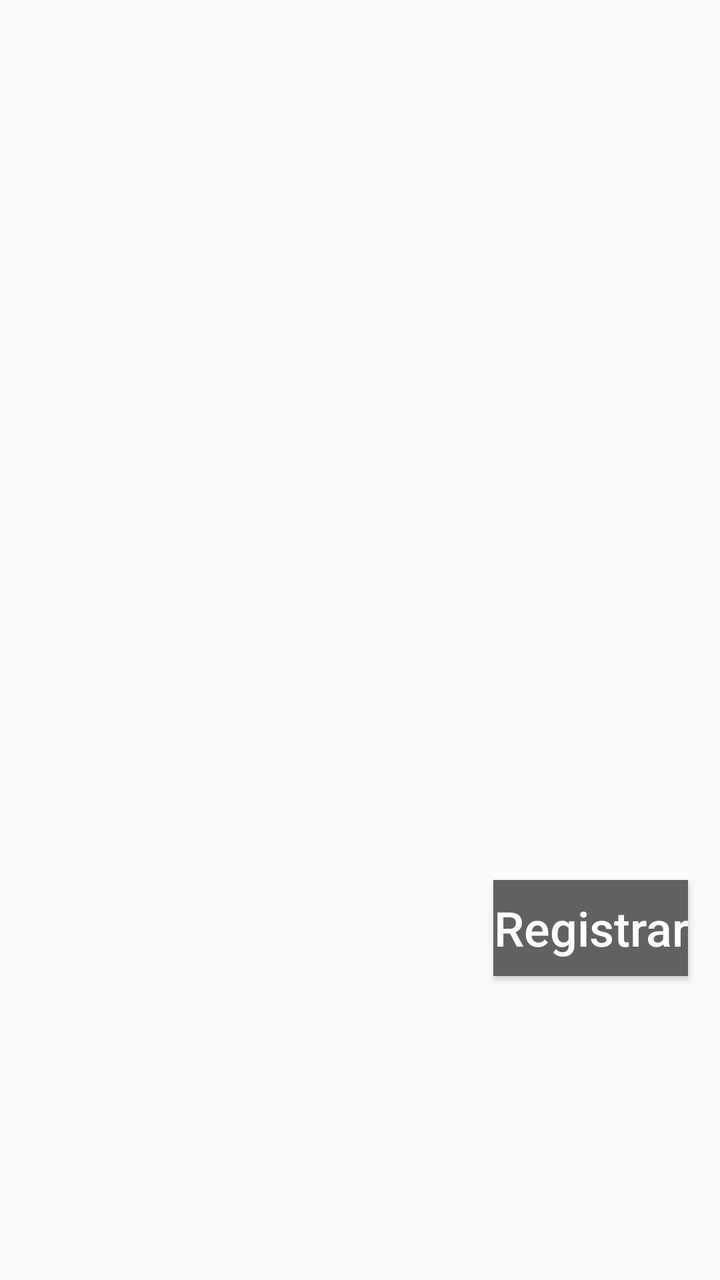
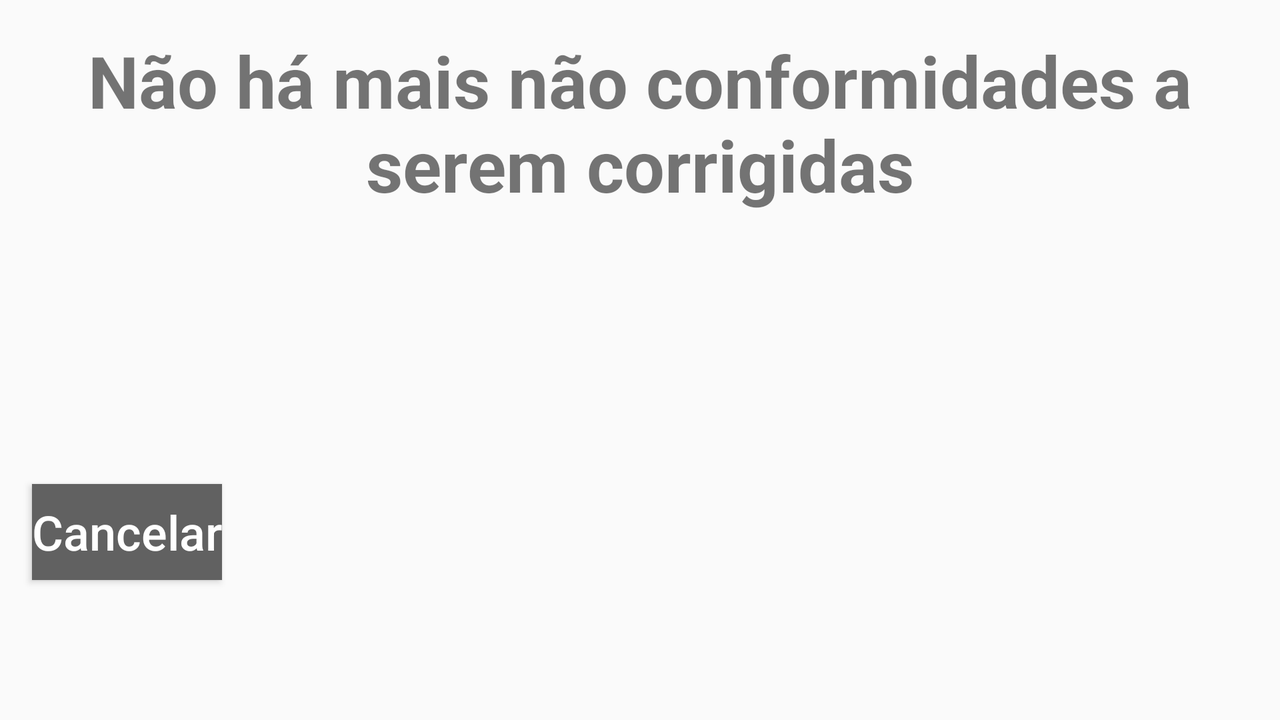

One screen, two layout resources from the same app: the default and the repository's alternative for another configuration. Each is rendered where Android would select it; the XML of both is given below.
<!-- AndroidManifest.xml: application theme AppTheme -->
<!-- res/layout/dialogo_correcao_ponto.xml -->
<?xml version="1.0" encoding="utf-8"?>
<androidx.constraintlayout.widget.ConstraintLayout xmlns:android="http://schemas.android.com/apk/res/android"
    xmlns:app="http://schemas.android.com/apk/res-auto"
    xmlns:tools="http://schemas.android.com/tools"
    android:layout_width="match_parent"
    android:layout_height="match_parent" >

    <Button
        android:id="@+id/dialogo_correcao_salvar"
        android:layout_width="wrap_content"
        android:layout_height="wrap_content"
        android:layout_marginTop="32dp"
        android:layout_marginEnd="16dp"
        android:background="#616161"
        android:text="Registrar"
        android:textAllCaps="false"
        android:textColor="#FFFFFF"
        android:textSize="24sp"
        app:layout_constraintEnd_toEndOf="parent"
        app:layout_constraintTop_toBottomOf="@+id/lista_correcao_ponto" />

    <androidx.recyclerview.widget.RecyclerView
        android:id="@+id/lista_correcao_ponto"
        android:layout_width="0dp"
        android:layout_height="400dp"
        android:layout_marginStart="8dp"
        android:layout_marginTop="8dp"
        android:layout_marginEnd="8dp"
        app:layout_constraintEnd_toEndOf="parent"
        app:layout_constraintStart_toStartOf="parent"
        app:layout_constraintTop_toTopOf="parent" />
</androidx.constraintlayout.widget.ConstraintLayout>
<!-- resources referenced by this layout -->
<resources>
  <!-- from res/values-v21/ -->
  <style name="AppTheme" parent="Theme.AppCompat.Light.NoActionBar">
          
          <item name="colorPrimary">@color/colorPrimary</item>
          <item name="colorPrimaryDark">@color/colorPrimaryDark</item>
          <item name="colorAccent">@color/colorAccent</item>
      </style>
  <color name="colorAccent">#d81b60</color>
</resources>
<!-- res/layout-land/dialogo_correcao_ponto.xml (the repository's variant of the layout above) -->
<!-- drawn on the phone turned sideways -->
<?xml version="1.0" encoding="utf-8"?>
<androidx.constraintlayout.widget.ConstraintLayout xmlns:android="http://schemas.android.com/apk/res/android"
    xmlns:app="http://schemas.android.com/apk/res-auto"
    xmlns:tools="http://schemas.android.com/tools"
    android:layout_width="match_parent"
    android:layout_height="match_parent"
    android:minWidth="800dp"
    android:minHeight="550dp">

    <TextView
        android:id="@+id/dialogo_correcao_nao_ha_nc"
        android:layout_width="wrap_content"
        android:layout_height="wrap_content"
        android:layout_marginStart="8dp"
        android:layout_marginTop="16dp"
        android:layout_marginEnd="8dp"
        android:text="Não há mais não conformidades a serem corrigidas"
        android:textAlignment="center"
        android:textSize="36sp"
        android:textStyle="bold"
        app:layout_constraintEnd_toEndOf="parent"
        app:layout_constraintStart_toStartOf="parent"
        app:layout_constraintTop_toTopOf="parent" />

    <Button
        android:id="@+id/dialogo_correcao_salvar"
        android:layout_width="wrap_content"
        android:layout_height="wrap_content"
        android:layout_marginTop="32dp"
        android:layout_marginEnd="16dp"
        android:background="#616161"
        android:text="Registrar"
        android:textAllCaps="false"
        android:textColor="#FFFFFF"
        android:textSize="24sp"
        android:visibility="gone"
        app:layout_constraintEnd_toEndOf="parent"
        app:layout_constraintTop_toBottomOf="@+id/lista_correcao_ponto" />

    <androidx.recyclerview.widget.RecyclerView
        android:id="@+id/lista_correcao_ponto"
        android:layout_width="0dp"
        android:layout_height="0dp"
        android:layout_marginStart="8dp"
        android:layout_marginTop="8dp"
        android:layout_marginEnd="8dp"
        android:layout_marginBottom="150dp"
        app:layout_constraintBottom_toBottomOf="parent"
        app:layout_constraintEnd_toEndOf="parent"
        app:layout_constraintHorizontal_bias="1.0"
        app:layout_constraintStart_toStartOf="parent"
        app:layout_constraintTop_toTopOf="parent"
        app:layout_constraintVertical_bias="0.0" />

    <Button
        android:id="@+id/dialogo_correcao_cancelar"
        android:layout_width="wrap_content"
        android:layout_height="wrap_content"
        android:layout_marginStart="16dp"
        android:layout_marginTop="32dp"
        android:background="#616161"
        android:text="Cancelar"
        android:textAllCaps="false"
        android:textColor="#FFFFFF"
        android:textSize="24sp"
        app:layout_constraintStart_toStartOf="parent"
        app:layout_constraintTop_toBottomOf="@+id/lista_correcao_ponto" />
</androidx.constraintlayout.widget.ConstraintLayout>
